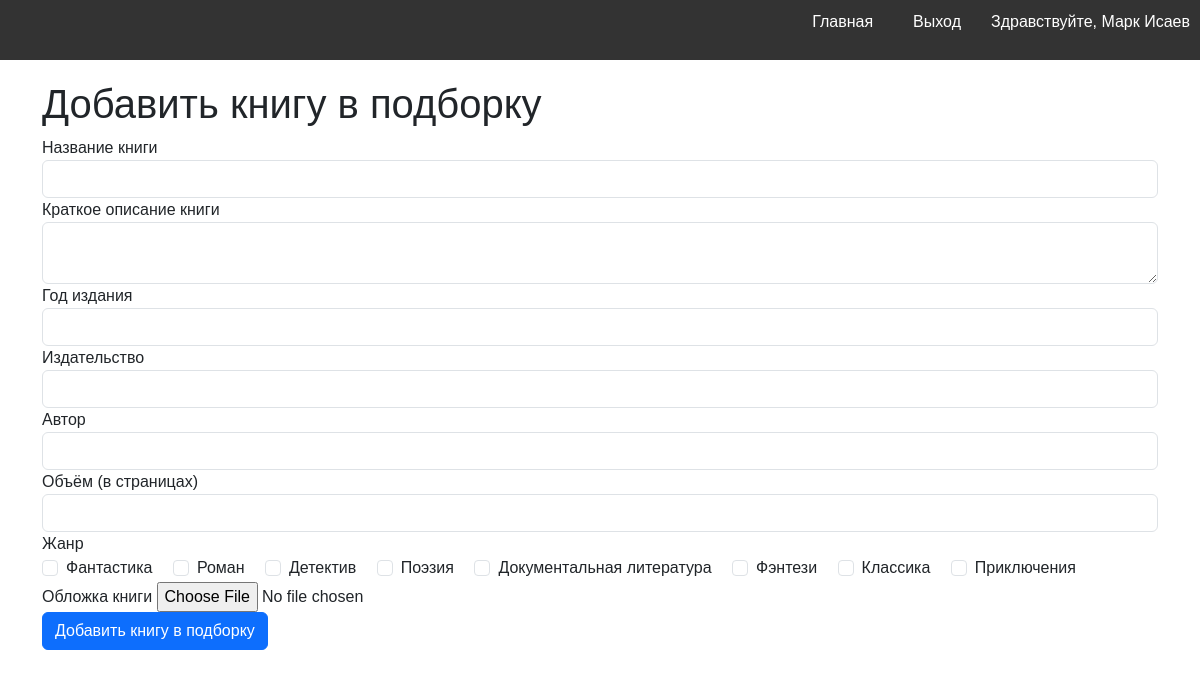
Screenshot of /add_book (signed in) with the database file from the repository.
### models.py (models this page shows, shortened)
class User(db.Model, UserMixin):
    __tablename__ = 'users'
    id = db.Column(db.Integer, primary_key=True)
    username = db.Column(db.String(100), unique=True, nullable=False)
    password = db.Column(db.String(100), nullable=False)
    last_name = db.Column(db.String(100), nullable=False)
    first_name = db.Column(db.String(100), nullable=False)
    middle_name = db.Column(db.String(100))
    role_id = db.Column(db.Integer, db.ForeignKey('roles.id'), nullable=False)
    reviews = db.relationship('Review', backref='user')
    role = db.relationship('Role', backref='users')

class Genre(db.Model):
    __tablename__ = 'genres'
    id = db.Column(db.Integer, primary_key=True)
    name = db.Column(db.String(100), unique=True, nullable=False)

### books.py (the view, shortened to what this page needs)
@books.route('/add_book', methods=['GET', 'POST'])
@login_required
def add_book():
    if current_user.role.name != 'admin':
        flash('У вас недостаточно прав для выполнения данного действия', 'warning')
        return redirect(url_for('index'))
    form = BookForm()
    form.genre.choices = [(genre.id, genre.name) for genre in Genre.query.all()]
    return render_template('add_book.html', form=form)

### forms.py
class BookForm(FlaskForm):
    title = StringField('Название книги', validators=[InputRequired(), Length(max=255)])
    short_description = TextAreaField('Краткое описание книги', validators=[InputRequired()])
    year = IntegerField('Год издания', validators=[InputRequired()])
    publisher = StringField('Издательство', validators=[InputRequired(), Length(max=255)])
    author = StringField('Автор', validators=[InputRequired(), Length(max=255)])
    page_count = IntegerField('Объём (в страницах)', validators=[InputRequired()])
    genre = MultiCheckboxField('Жанр')
    cover_image = FileField('Обложка книги', validators=[FileAllowed(['jpg', 'jpeg', 'png', 'gif'], 'Только изображения!')])
    def __init__(self, *args, **kwargs):
        super(BookForm, self).__init__(*args, **kwargs)
        self.genre.choices = [(genre.id, genre.name) for genre in Genre.query.all()]

### templates/add_book.html (shortened to what this page needs)
{% extends 'base.html' %}
{% import 'macros.html' as form_fields %}
{% block content %}
<div class="container">
    <h1>Добавить книгу в подборку</h1>
    <form action="{{ url_for('books.add_book') }}" method="post" enctype="multipart/form-data" class="book-form">
        {{ form_fields.render_form(form) }}
        <div class="form-group">
            {{ form.cover_image.label(class="form-control-file") }}
            {{ form.cover_image(class="form-control-file") }}
        </div>
        <button type="submit" class="btn btn-primary">Добавить книгу в подборку</button>
    </form>
</div>
{% endblock %}

### templates/macros.html (shortened to what this page needs)
{% macro render_form(form) %}
    <div class="form-group">
        {{ form.title.label(class="form-control-label") }}
        {{ form.title(class="form-control") }}
    </div>
    <div class="form-group">
        {{ form.short_description.label(class="form-control-label") }}
        {{ form.short_description(class="form-control", id='short_description') }}
    </div>
    <div class="form-group">
        {{ form.year.label(class="form-control-label") }}
        {{ form.year(class="form-control") }}
    </div>
    <div class="form-group">
        {{ form.publisher.label(class="form-control-label") }}
        {{ form.publisher(class="form-control") }}
    </div>
    <div class="form-group">
        {{ form.author.label(class="form-control-label") }}
        {{ form.author(class="form-control") }}
    </div>
    <div class="form-group">
        {{ form.page_count.label(class="form-control-label") }}
        {{ form.page_count(class="form-control") }}
    </div>
    <div class="form-group">
        {{ form.genre.label(class="form-control-label") }}
        <div class="checkbox-group">
            {% for subfield in form.genre %}
            <div class="form-check form-check-inline">
                {{ subfield(class="form-check-input") }}
                {{ subfield.label(class="form-check-label") }}
            </div>
            {% endfor %}
        </div>
    </div>
{% endmacro %}

### templates/navbar.html (shortened to what this page needs)
<nav>
    <ul>
        <li><a href="{{ url_for('index') }}">Главная</a></li>
        {% if current_user.is_authenticated %}
            <li><a href="{{ url_for('logout') }}">Выход</a></li>
            <li><span>Здравствуйте, {{ current_user.first_name }} {{ current_user.last_name }}</span></li>
        {% else %}
            <li><a href="{{ url_for('login') }}">Вход</a></li>
            <li><a href="{{ url_for('register') }}">Регистрация</a></li>
        {% endif %}
    </ul>
</nav>

### static/styles.css (style rules this page uses)
body { font-family: Arial, sans-serif; }
nav { background-color: #333; color: white; padding: 10px; text-align: center; }
nav ul { list-style-type: none; padding: 0; display: flex; justify-content: flex-end; gap: 10px; }
nav ul li { margin-left: 10px; }
nav ul li a { color: white; text-decoration: none; padding: 10px; }

### rows the page displays
User: first_name "Марк", last_name "Исаев"
Genre: label "Фантастика"
Genre: label "Роман"
Genre: label "Детектив"
Genre: label "Поэзия"
Genre: label "Документальная литература"
Genre: label "Фэнтези"
Genre: label "Классика"
Genre: label "Приключения"
